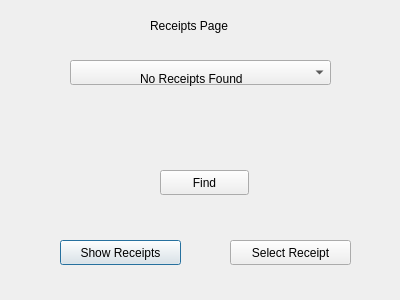
<?xml version="1.0" encoding="UTF-8"?>
<ui version="4.0">
 <class>Receipts</class>
 <widget class="QDialog" name="Receipts">
  <property name="geometry">
   <rect>
    <x>0</x>
    <y>0</y>
    <width>400</width>
    <height>300</height>
   </rect>
  </property>
  <property name="windowTitle">
   <string>Dialog</string>
  </property>
  <widget class="QLabel" name="TitlePage">
   <property name="geometry">
    <rect>
     <x>150</x>
     <y>0</y>
     <width>121</width>
     <height>51</height>
    </rect>
   </property>
   <property name="text">
    <string>Receipts Page</string>
   </property>
  </widget>
  <widget class="QPushButton" name="ShowReceipts">
   <property name="geometry">
    <rect>
     <x>60</x>
     <y>240</y>
     <width>121</width>
     <height>25</height>
    </rect>
   </property>
   <property name="text">
    <string>Show Receipts</string>
   </property>
  </widget>
  <widget class="QPushButton" name="SelectReceipt">
   <property name="geometry">
    <rect>
     <x>230</x>
     <y>240</y>
     <width>121</width>
     <height>25</height>
    </rect>
   </property>
   <property name="text">
    <string>Select Receipt</string>
   </property>
  </widget>
  <widget class="QComboBox" name="ReceiptList">
   <property name="geometry">
    <rect>
     <x>70</x>
     <y>60</y>
     <width>261</width>
     <height>25</height>
    </rect>
   </property>
  </widget>
  <widget class="QLabel" name="NoReceiptsFound">
   <property name="geometry">
    <rect>
     <x>140</x>
     <y>70</y>
     <width>141</width>
     <height>17</height>
    </rect>
   </property>
   <property name="text">
    <string>No Receipts Found</string>
   </property>
  </widget>
  <widget class="QPushButton" name="findfromfs">
   <property name="geometry">
    <rect>
     <x>160</x>
     <y>170</y>
     <width>89</width>
     <height>25</height>
    </rect>
   </property>
   <property name="text">
    <string>Find</string>
   </property>
  </widget>
 </widget>
 <resources/>
 <connections/>
</ui>
